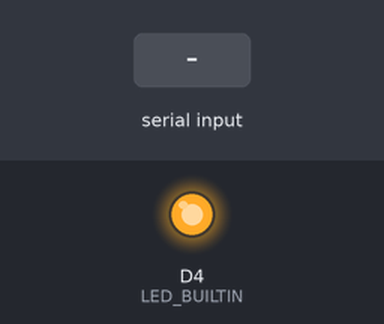
The sketch below on a simulated ESP8266 (NodeMCU). Parts: output pins drawn as LEDs (lit = HIGH, except the on-board LED, lit = LOW). The test bench sets the inputs (shaded band). WiFi joins after 1.5 s; servers stay silent unless stated; what the sketch prints to the serial monitor is not drawn.

Above: at 2.7 s.
2.8 s: "90,45\n" received over the second serial link
At 4.1 s:
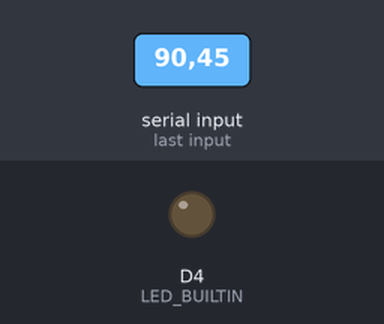
Timing chart, 0 to 5.8 s (numbered marks = the images above; inputs shaded):
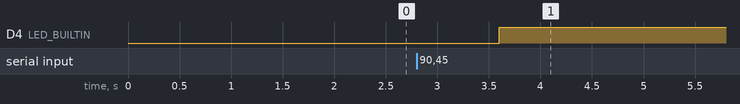

The sketch:

esp.ino
```cpp
//Relative libraries
#include <ESP8266WiFi.h>
#include <FirebaseArduino.h>
#include <SoftwareSerial.h>
//Define serial communication
SoftwareSerial esp(D3, D2);// RX, TX

//Setup firebase and wifi
#define FIREBASE_HOST "fir-tuto-e40b0.firebaseio.com"
#define FIREBASE_AUTH "htTdphhpXtoScsobYg7V0J0bzHYcvR2qkBUhaMjG"
#define WIFI_SSID "test"
#define WIFI_PASSWORD "abcd1234"


void setup() {
  Serial.begin(9600);
  esp.begin(9600);
  pinMode(D3, INPUT);
  pinMode(D2, OUTPUT);
  pinMode(LED_BUILTIN, OUTPUT);
  // connect to wifi.
  WiFi.begin(WIFI_SSID, WIFI_PASSWORD);
  Serial.print("connecting");
  while (WiFi.status() != WL_CONNECTED) {
    Serial.print(".");
    delay(500);
  }
  Serial.println();
  Serial.print("connected: ");
  Serial.println(WiFi.localIP());

  Firebase.begin(FIREBASE_HOST, FIREBASE_AUTH);
}

void loop(){
  //Check for any available data in serial
  if (esp.available() > 0) {
    String rx = esp.readStringUntil('\n');
    Serial.println("Data received");
    float temp = (getValue(rx, ',', 0)).toFloat();
    float humd = (getValue(rx, ',', 1)).toFloat();
    String air = getValue(rx, ',', 2);
    String rain = getValue(rx, ',', 3);
    String warning = getValue(rx, ',', 4);

    Serial.println(air);
    Serial.println(rain);
    Serial.println(warning);

    //Push data to firebase
    Firebase.setFloat("Data/Sensor/Temperature", temp);
    Firebase.setFloat("Data/Sensor/Humidity", humd);
    Firebase.setString("Data/Sensor/Air_quality", air);
    Firebase.setString("Data/Sensor/Rain", rain);
    Firebase.setString("Data/Sensor/Warning", warning);
    digitalWrite(LED_BUILTIN,LOW);
    delay(50);
    digitalWrite(LED_BUILTIN,HIGH);
    // handle error
    if (Firebase.failed()) {
      Serial.print("setting /number failed:");
      Serial.println(Firebase.error());
      return;
    }
  }
}

//Split string received from serial
String getValue(String data, char separator, int index) {
  int found = 0;
  int strIndex[] = {0, -1};
  int maxIndex = data.length() - 1;

  for (int i = 0; i <= maxIndex && found <= index; i++) {
    if (data.charAt(i) == separator || i == maxIndex) {
      //Serial.println("Working");
      found++;
      strIndex[0] = strIndex[1] + 1;
      strIndex[1] = (i == maxIndex) ? i + 1 : i;
    }
  }
  return found > index ? data.substring(strIndex[0], strIndex[1]) : "";
}
```

Measured:
- after the input at 2.8 s, D4 (LED_BUILTIN): LOW → HIGH after 0.80 s
